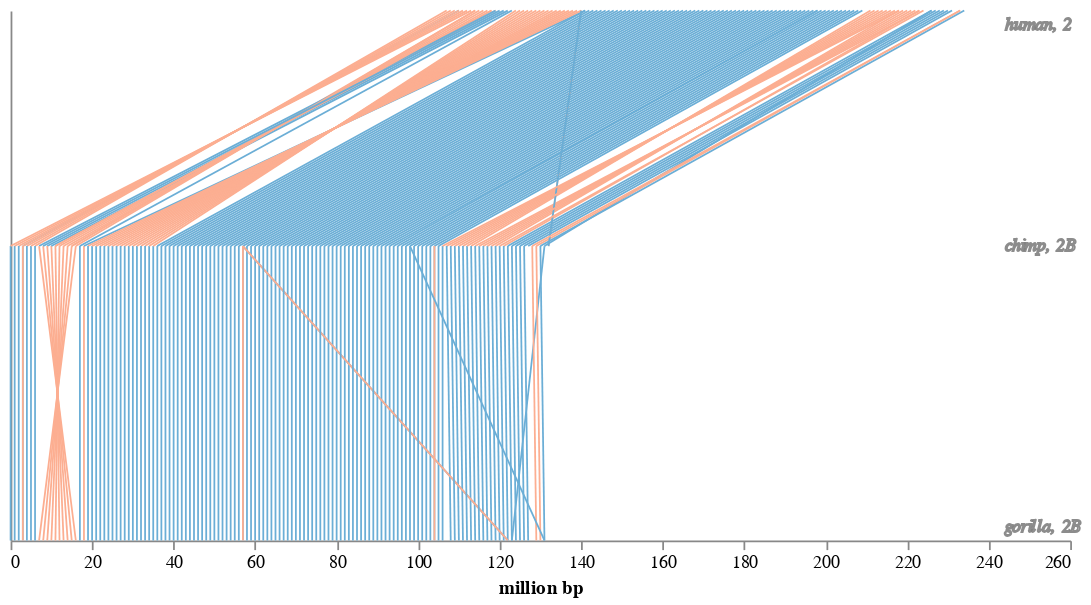

Source (notebook cell):
### Markdown cell above
*Chromosome 2 events*
- Human, 2 chromosomes merge into one

below shows right side of Human 2 same as 2B for Chimp and Gorilla.

### Code cell
chromosome_graph('chimp2B_x2.csv', 'human', '2', 'chimp', '2B', 'gorilla', '2B')

### Figure 1 — Vega-Lite specification as saved in the notebook (floating-point values rounded to 4 significant figures; data arrays with more than 128 entries replaced by an {"elided": "..."} marker saying what was removed)
{"config": {"view": {"continuousWidth": 400, "continuousHeight": 300, "stroke": "transparent", "width": 600}, "axis": {"grid": false}}, "layer": [{"data": {"name": "data-a13486e0c7a1adccb0ec1d2839569028"}, "mark": "line", "encoding": {"color": {"type": "nominal", "field": "color", "scale": {"domain": ["same orientation", "inversed"], "range": ["#6baed6", "#fcae91"]}, "title": ""}, "x": {"type": "quantitative", "axis": {"grid": false}, "field": "x"}, "x2": {"field": "x2"}, "y": {"type": "quantitative", "axis": {"grid": false}, "field": "y"}, "y2": {"field": "y2"}}}, {"data": {"name": "data-ff2e0192757b91a27e43c50e063fa21c"}, "mark": {"type": "text", "align": "left", "fontSize": 10, "fontStyle": "italic", "opacity": 0.9, "stroke": "grey"}, "encoding": {"color": {"type": "nominal", "field": "color", "legend": null, "scale": {"domain": ["same orientation", "inversed"], "range": ["#6baed6", "#fcae91"]}}, "text": {"type": "nominal", "field": "text"}, "x": {"type": "quantitative", "field": "x"}, "y": {"type": "quantitative", "field": "y"}}}, {"mark": "text", "encoding": {"color": {"type": "nominal", "field": "color", "legend": {"orient": "left", "symbolType": "stroke", "title": ""}, "scale": {"domain": ["same orientation", "inversed"], "range": ["#6baed6", "#fcae91"]}}, "x": {"type": "quantitative", "axis": {"grid": false, "ticks": true, "title": "million bp"}, "field": "x"}, "y": {"type": "quantitative", "axis": {"grid": false, "labels": false, "ticks": false, "title": ""}, "field": "y"}}}], "$schema": "https://vega.github.io/schema/vega-lite/v4.0.0.json", "datasets": {"data-a13486e0c7a1adccb0ec1d2839569028": {"elided": "274 records"}, "data-ff2e0192757b91a27e43c50e063fa21c": [{"x": 244, "y": 438, "text": "human, 2"}, {"x": 244, "y": 250, "text": "chimp, 2B"}, {"x": 244, "y": 12, "text": "gorilla, 2B"}]}}
